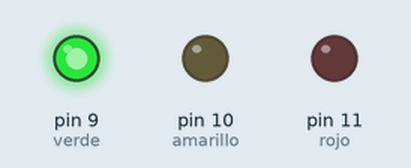
Simulated run of this sketch. Board: Arduino Uno, built with avr-gcc and run on an emulated ATmega328P. Shown: output pins drawn as LEDs (lit = HIGH).

Above: at 1.5 s.
At 3.5 s:
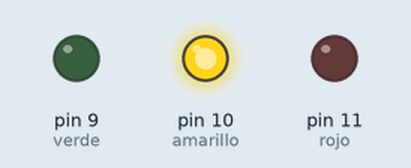
At 7.0 s:
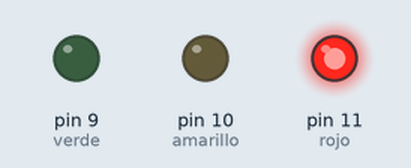
Timing chart, 0 to 13.0 s (numbered marks = the images above):
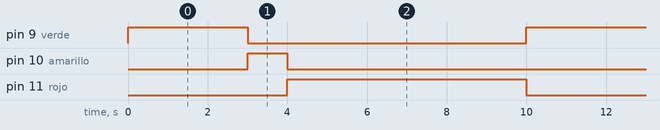

The sketch:

semaforo_arduino.ino
```cpp
int rojo=11;
int amarillo=10;
int verde=9;

void setup(){
    pinMode(rojo, OUTPUT);               // led rojo - pin de salida
    pinMode(verde, OUTPUT);              // led verde - pin de salida
    pinMode(amarillo, OUTPUT);           // led amarillo - pin de salida
}

void loop() { // bucle infinito

    digitalWrite(verde, HIGH);          // se enciende el led verde
    delay(3000);                        // pausa 3 segundos
    digitalWrite(verde, LOW);           // se apaga el led verde
    digitalWrite(amarillo, HIGH);       // se enciende el led amarillo
    delay(1000);                        // pausa 1 segundo
    digitalWrite(amarillo, LOW);        // se apaga el led amarillo
    digitalWrite(rojo, HIGH);           // se enciende el led rojo
    delay(6000);                        // pausa 3 segundos
    digitalWrite(rojo, LOW);            // se apaga el led rojo

}
```

Measured:
- by itself, pin 9 (verde): alternates HIGH for 3.0 s and LOW for 7.0 s
- by itself, pin 10 (amarillo): alternates HIGH for 1.0 s and LOW for 9.0 s
- by itself, pin 11 (rojo): alternates HIGH for 6.0 s and LOW for 4.0 s
